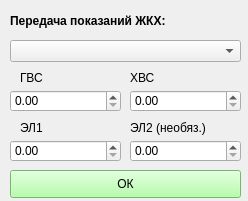
<?xml version="1.0" encoding="UTF-8"?>
<ui version="4.0">
 <class>Form</class>
 <widget class="QWidget" name="Form">
  <property name="geometry">
   <rect>
    <x>0</x>
    <y>0</y>
    <width>248</width>
    <height>201</height>
   </rect>
  </property>
  <property name="windowTitle">
   <string>Form</string>
  </property>
  <widget class="QLabel" name="label_12">
   <property name="geometry">
    <rect>
     <x>20</x>
     <y>120</y>
     <width>55</width>
     <height>16</height>
    </rect>
   </property>
   <property name="text">
    <string>ЭЛ1</string>
   </property>
  </widget>
  <widget class="QDoubleSpinBox" name="EL1">
   <property name="geometry">
    <rect>
     <x>10</x>
     <y>140</y>
     <width>111</width>
     <height>22</height>
    </rect>
   </property>
   <property name="maximum">
    <double>100000000.000000000000000</double>
   </property>
  </widget>
  <widget class="QDoubleSpinBox" name="EL2">
   <property name="geometry">
    <rect>
     <x>130</x>
     <y>140</y>
     <width>111</width>
     <height>22</height>
    </rect>
   </property>
   <property name="maximum">
    <double>100000000.000000000000000</double>
   </property>
  </widget>
  <widget class="QDoubleSpinBox" name="hot">
   <property name="geometry">
    <rect>
     <x>10</x>
     <y>90</y>
     <width>111</width>
     <height>22</height>
    </rect>
   </property>
   <property name="maximum">
    <double>100000000.000000000000000</double>
   </property>
  </widget>
  <widget class="QLabel" name="label_11">
   <property name="geometry">
    <rect>
     <x>130</x>
     <y>120</y>
     <width>101</width>
     <height>16</height>
    </rect>
   </property>
   <property name="text">
    <string>ЭЛ2 (необяз.)</string>
   </property>
  </widget>
  <widget class="QLabel" name="label_8">
   <property name="geometry">
    <rect>
     <x>10</x>
     <y>10</y>
     <width>211</width>
     <height>21</height>
    </rect>
   </property>
   <property name="font">
    <font>
     <weight>75</weight>
     <bold>true</bold>
    </font>
   </property>
   <property name="text">
    <string>Передача показаний ЖКХ:</string>
   </property>
  </widget>
  <widget class="QDoubleSpinBox" name="cold">
   <property name="geometry">
    <rect>
     <x>130</x>
     <y>90</y>
     <width>111</width>
     <height>22</height>
    </rect>
   </property>
   <property name="maximum">
    <double>100000000.000000000000000</double>
   </property>
  </widget>
  <widget class="QLabel" name="label_10">
   <property name="geometry">
    <rect>
     <x>130</x>
     <y>70</y>
     <width>55</width>
     <height>16</height>
    </rect>
   </property>
   <property name="text">
    <string>ХВС</string>
   </property>
  </widget>
  <widget class="QLabel" name="label_9">
   <property name="geometry">
    <rect>
     <x>20</x>
     <y>70</y>
     <width>55</width>
     <height>16</height>
    </rect>
   </property>
   <property name="text">
    <string>ГВС</string>
   </property>
  </widget>
  <widget class="QPushButton" name="save">
   <property name="geometry">
    <rect>
     <x>10</x>
     <y>170</y>
     <width>231</width>
     <height>28</height>
    </rect>
   </property>
   <property name="styleSheet">
    <string notr="true">background:#a2ff94;</string>
   </property>
   <property name="text">
    <string>ОК</string>
   </property>
  </widget>
  <widget class="QComboBox" name="choose">
   <property name="geometry">
    <rect>
     <x>10</x>
     <y>40</y>
     <width>231</width>
     <height>22</height>
    </rect>
   </property>
  </widget>
 </widget>
 <resources/>
 <connections/>
</ui>
